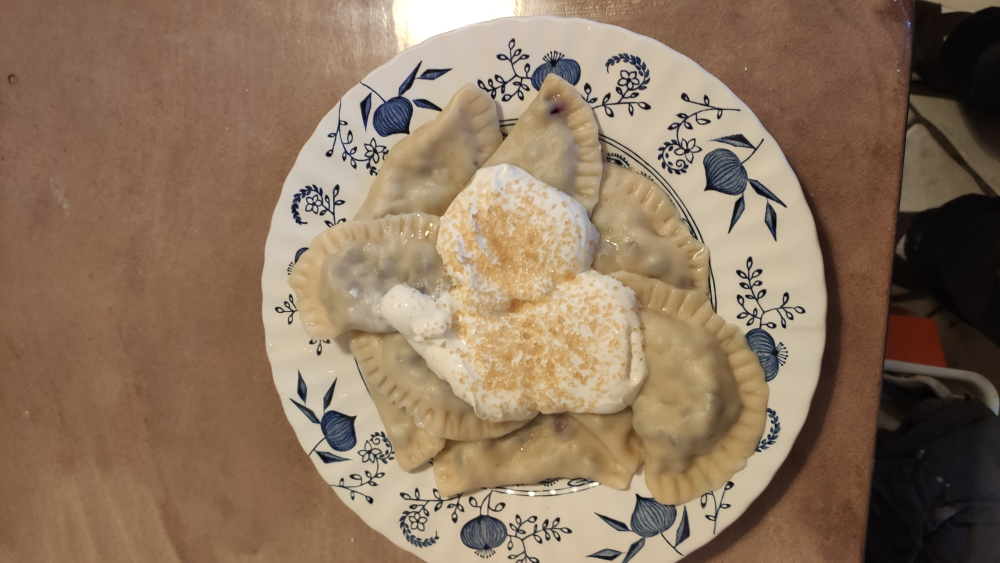
#> input picture python/photo/ja3.jpg, 4000 x 2250 px (shown at 1/4 size); its folder holds only this picture in this run
$ python main.py
#> lines starting #> are read from the running program, lines starting #| are printed output that depends on the picture
#> further down, img is the input picture: PIL image 4000x2250 RGB; mean R, G, B 140.8, 117.2, 94.7
#> `img = ImageOps.exif_transpose(img)`:
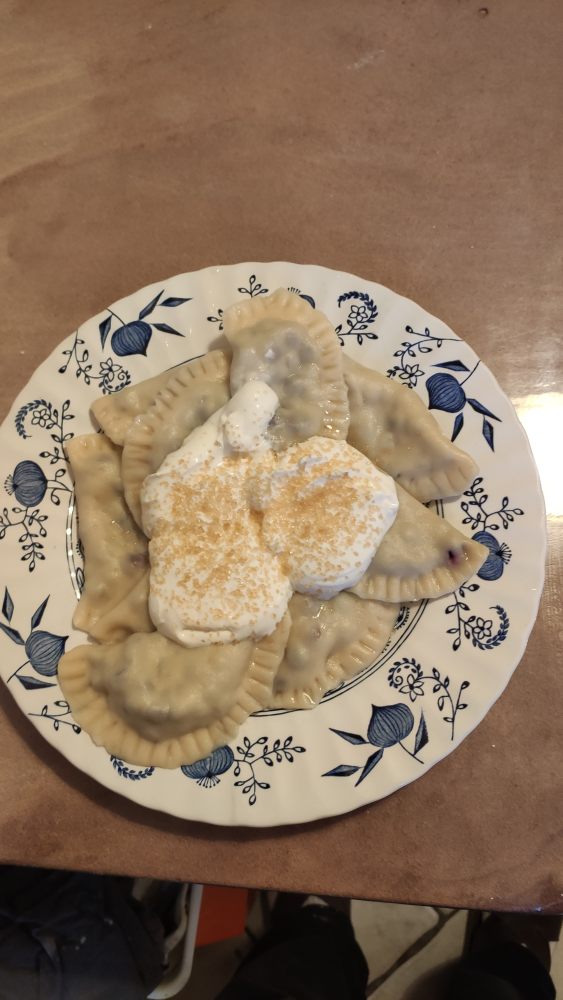
#> img: PIL image 2250x4000 RGB (shown at 1/4 size); mean R, G, B 140.8, 117.2, 94.7
import numpy as np
from PIL import Image, ImageOps
import os
#import cv2
directory = "./photo/"
widh_screen, height_screen = 800, 480
colorpalet7color = np.array([[0, 0, 0], [255, 255, 255], [0, 255, 0],
                             [0, 0, 255], [255, 0, 0], [255, 255, 0],
                             [255, 165, 0]])


def resize_imag(img, height_screen, widh_screen):
#> called with height_screen = 480, widh_screen = 800
    widh, height, = img.size
#> widh = 2250; height = 4000
    if height / widh < height_screen / widh_screen:
        img = scale_h_crop_w_imaq(img, height_screen, widh_screen)
    else:
        img = scale_w_crop_h_imaq(img, height_screen, widh_screen)
    return img


def scale_h_crop_w_imaq(img, new_height, new_widh):
    widh, height, = img.size
    new = int(widh * new_height / height)
    img = img.resize((new, new_height))
    left, right = int((new - new_widh) / 2), new_widh + int(
        (new - new_widh) / 2)
    top, bottom = 0, new_height
    img = img.crop((left, top, right, bottom))
    return img


def scale_w_crop_h_imaq(img, new_height, new_widh):
#> called with new_height = 480, new_widh = 800
    widh, height, = img.size
#> widh = 2250; height = 4000
    new = int(height * new_widh / widh)
#> new = 1422
    img = img.resize((new_widh, new))
#> img: PIL image 800x1422 RGB
    left, right = 0, new_widh
    top, bottom = int((new - new_height) / 2), new_height + int(
        (new - new_height) / 2)
#> top = 471; bottom = 951
    img = img.crop((left, top, right, bottom))
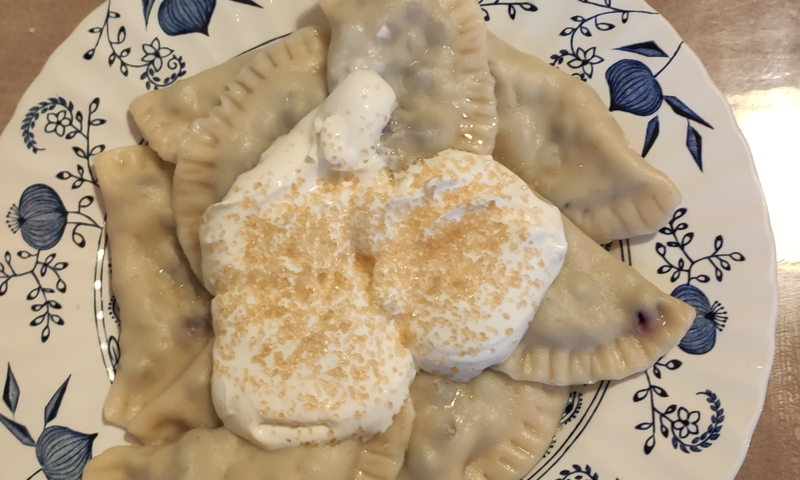
#> img: PIL image 800x480 RGB; mean R, G, B 177.7, 157.5, 129.6
    return img


def Floyd_Steinberg_dithering(img, colorpalet):
    widh, height, = img.size
#> widh = 800; height = 480
    num = np.copy(np.asarray(img)) / 255.
    out = np.zeros((height, widh), dtype=np.uint8)

    for y in range(widh):
        if y % int(widh / 5) == 1:
            print(int(y / widh * 100), "%")

        for x in range(height):

            oldpixel = np.copy(num[x, y])
            newpixel, idx = closest_palet_color(oldpixel,
                                                colorpalet7color / 255.)
            num[x, y] = np.copy(newpixel)
            out[x, y] = np.uint8(idx)
            error = (oldpixel - newpixel)
            if x < height - 1:
                num[x + 1, y] = num[x + 1, y] + error * 7 / 16.
            if y < widh - 1:
                num[x - 1, y + 1] = num[x - 1, y + 1] + error * 3 / 16.
                num[x, y + 1] = num[x, y + 1] + error * 5 / 16.
                if x < height - 1:
                    num[x + 1, y + 1] = num[x + 1, y + 1] + error * 1 / 16.
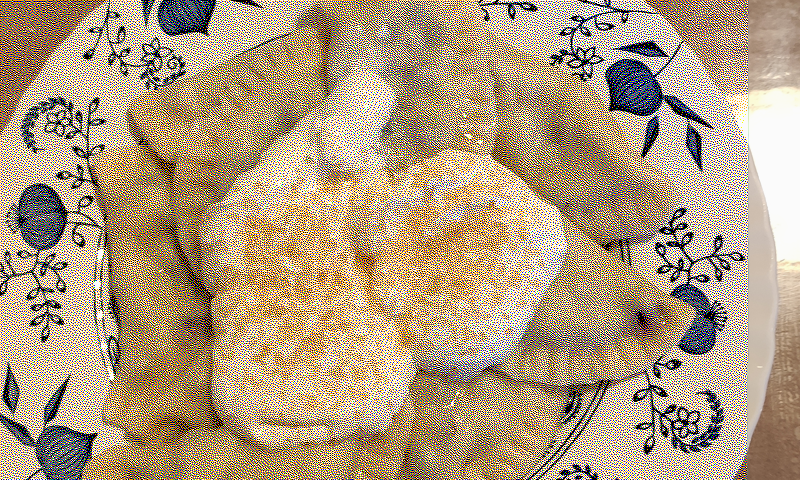
#> num: shape (480, 800, 3) float64; mean R, G, B 0.697, 0.618, 0.508; drawn with min black and max white
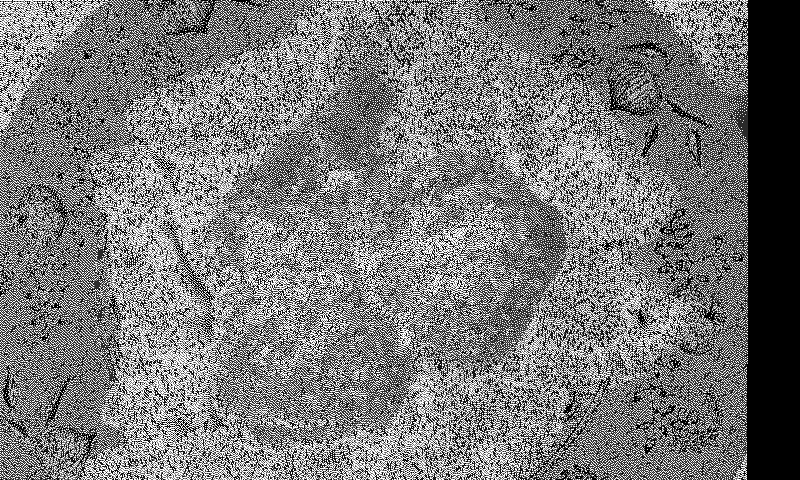
#> out: shape (480, 800); min 0, max 6, mean 2.86; drawn with min black and max white
    img = Image.fromarray(np.uint8(num * 255), "RGB")
    return img, out


def closest_palet_color(pixel, colorpalet):
#> (the run stopped early here; a loop or call above may not have finished)
